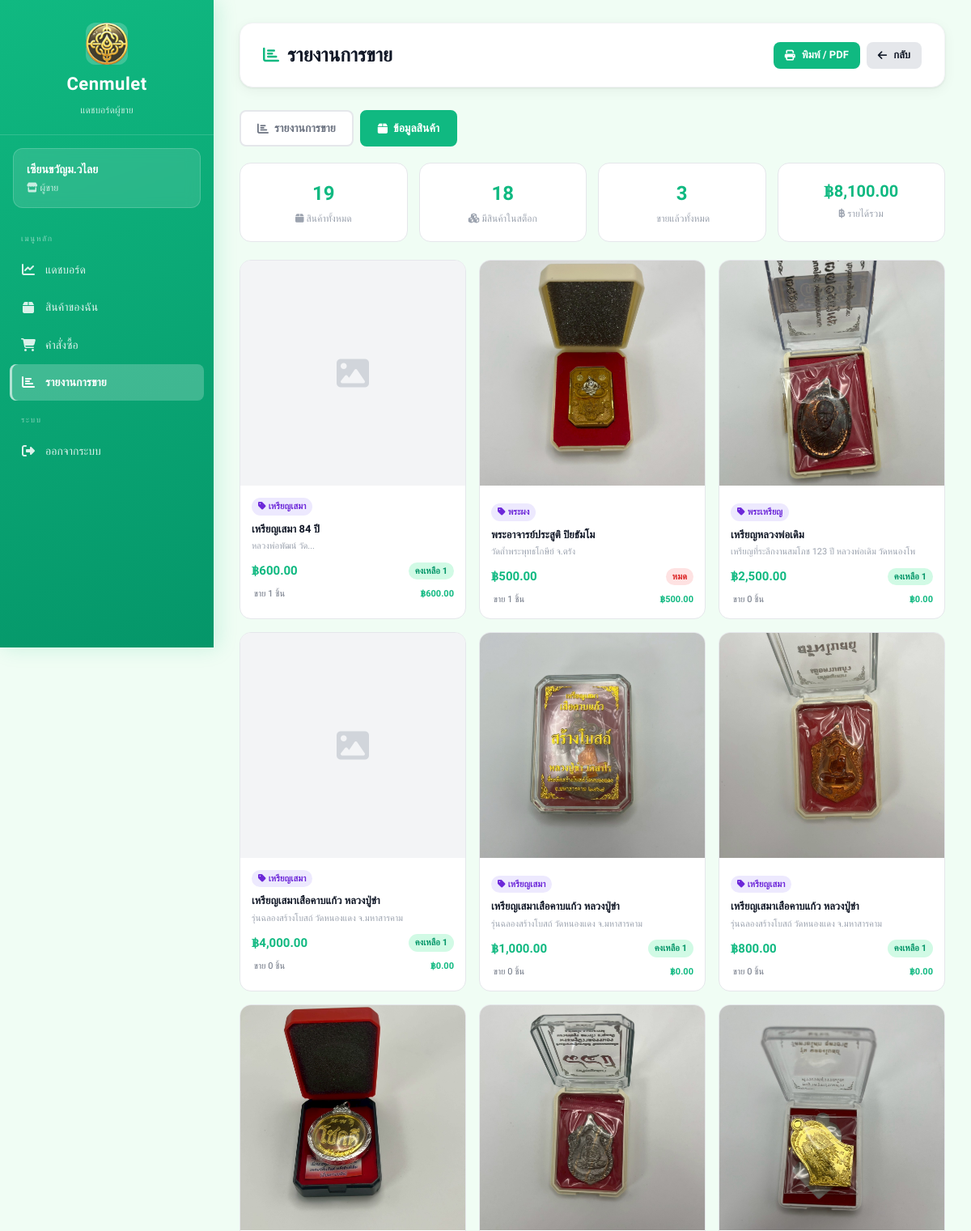
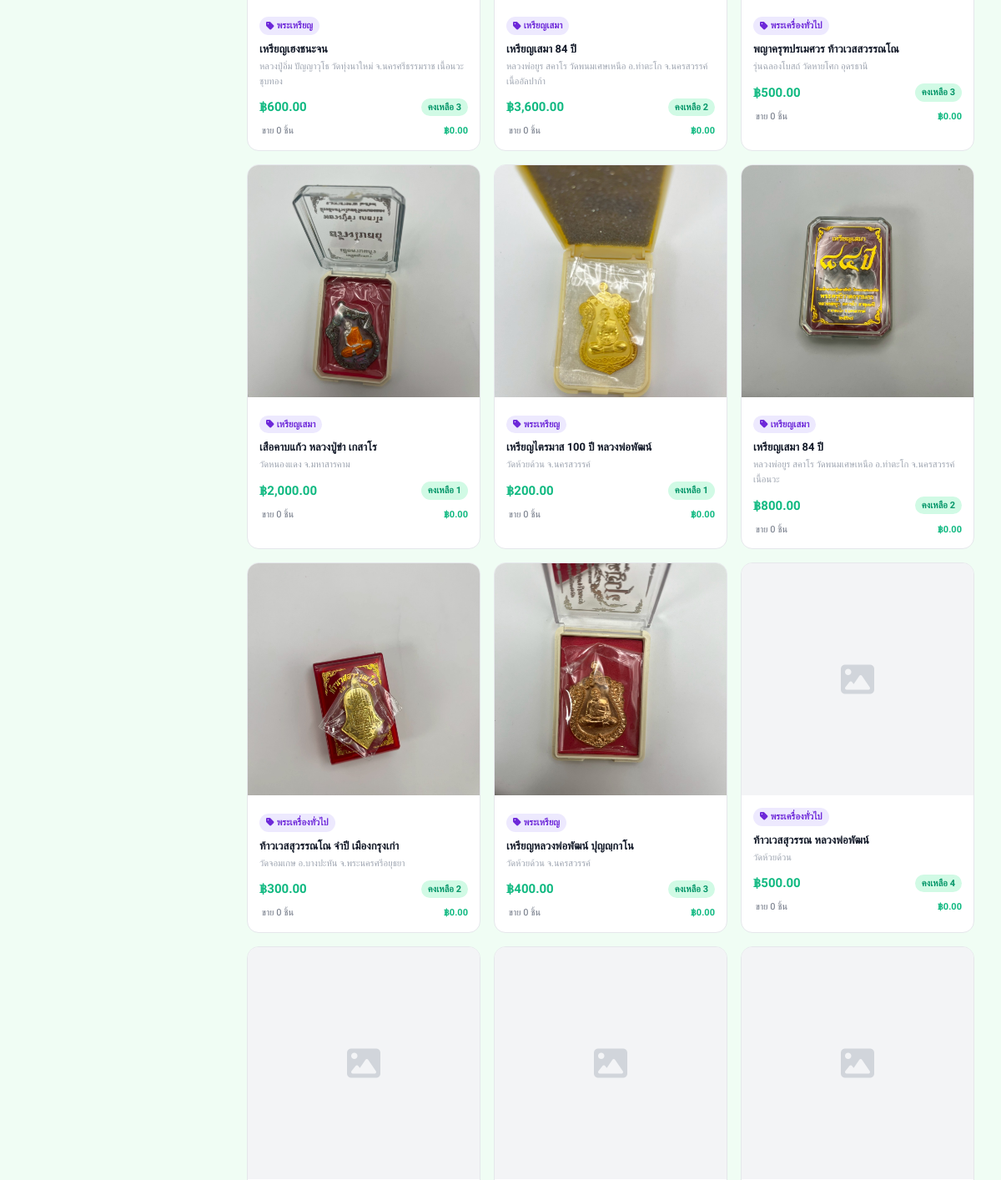
/views/seller/report.php?view=products (signed in, upper part), run on an earlier commit of the app's database (2 pictures, top to bottom).
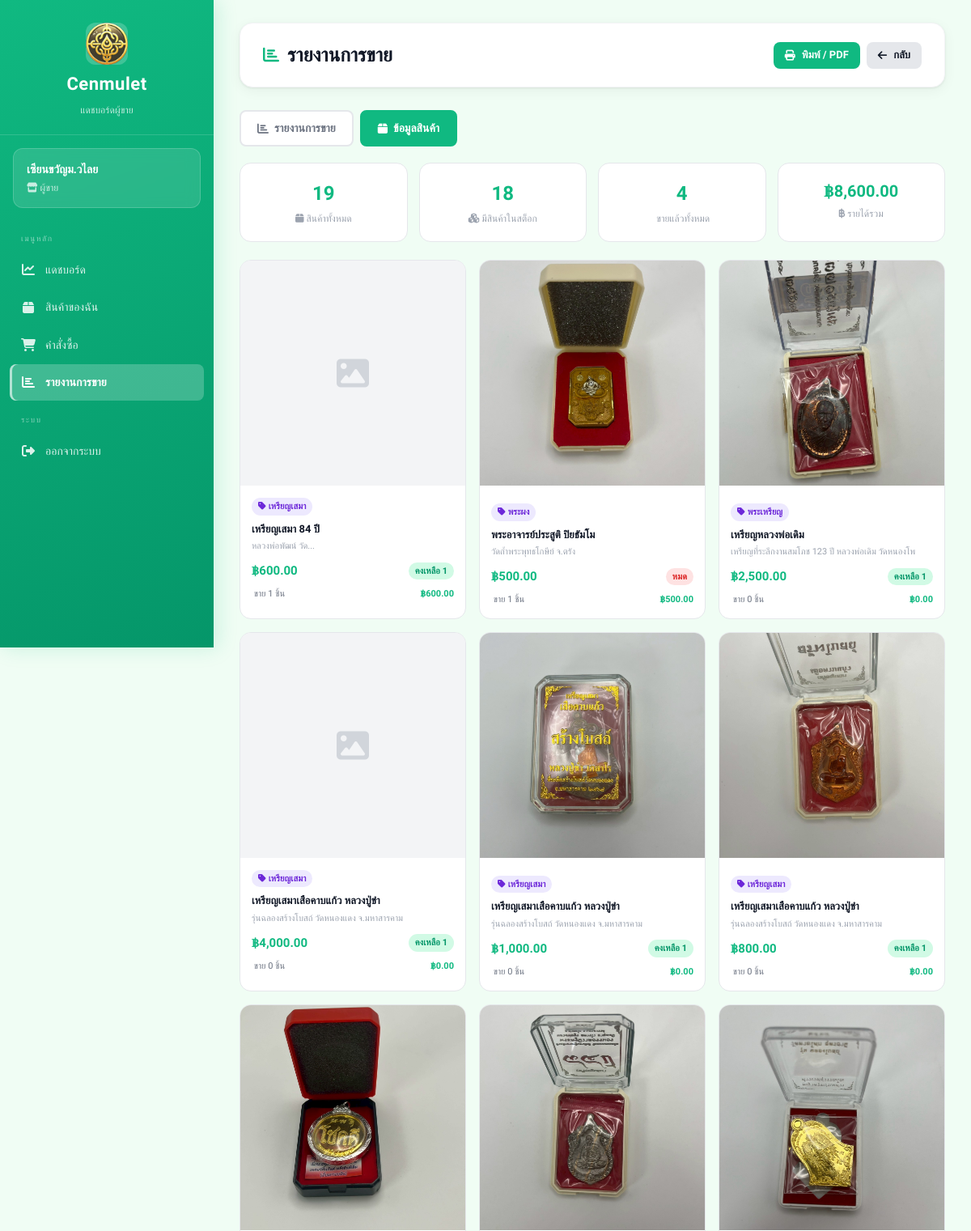
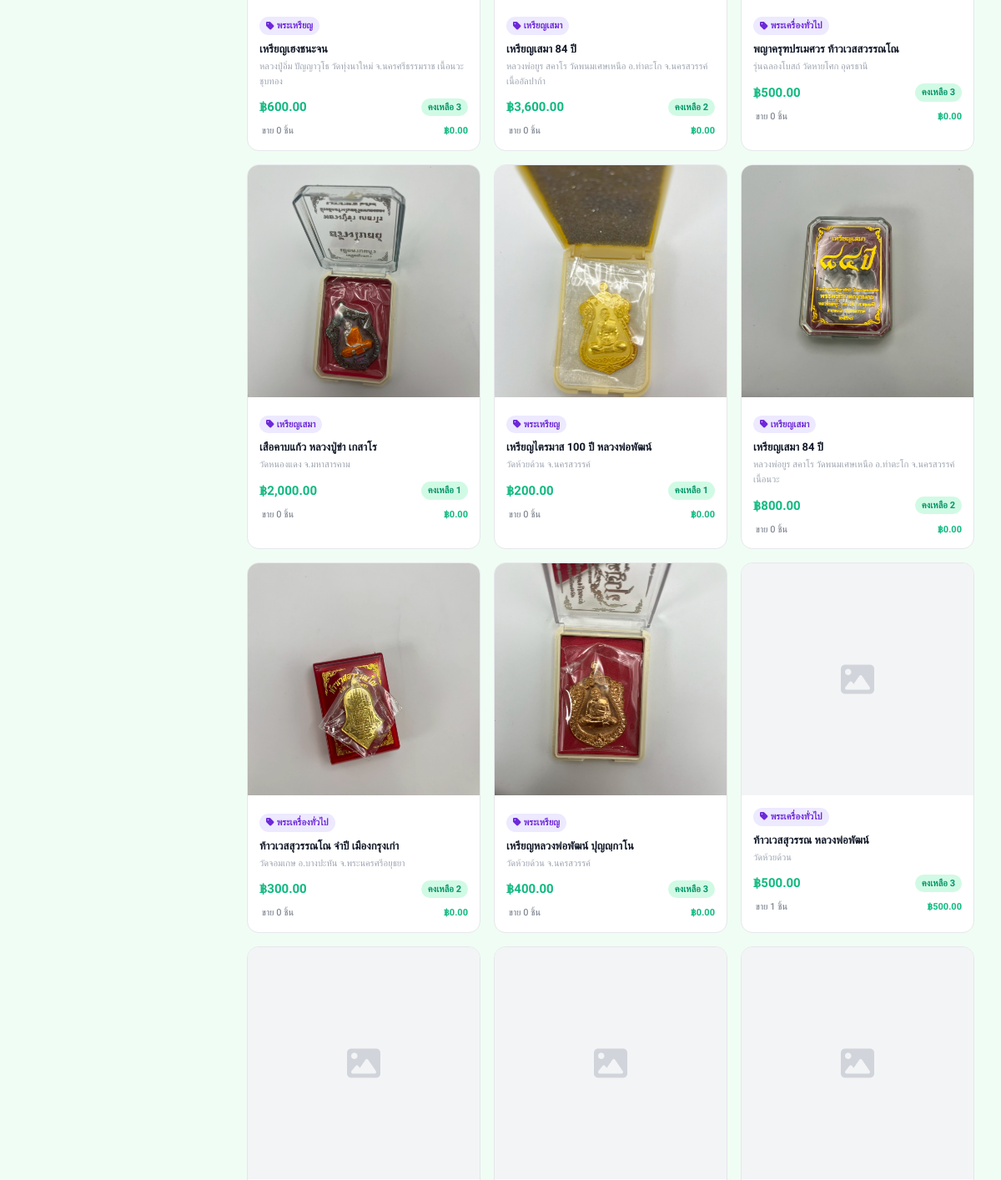
And on a later commit of the database (2 pictures, top to bottom).
### tables this page shows
CREATE TABLE sellers (
    id INTEGER PRIMARY KEY AUTOINCREMENT,
    fullname TEXT,
    store_name TEXT,
    username TEXT UNIQUE,
    password TEXT,
    address TEXT,
    img_store TEXT,
    tel TEXT,
    pay_contax TEXT,
    id_per TEXT,
    img_per TEXT,

    status TEXT DEFAULT 'pending',
    reject_reason TEXT,
    reviewed_at DATETIME
, pay_bank TEXT);

CREATE TABLE amulets (
    id INTEGER PRIMARY KEY AUTOINCREMENT,
    amulet_name TEXT,
    source TEXT,
    quantity INTEGER,
    price REAL,
    image TEXT,
    sellerId INTEGER,
    categoryId INTEGER,
    FOREIGN KEY (sellerId) REFERENCES sellers(id),
    FOREIGN KEY (categoryId) REFERENCES categories(id)
);

### views/seller/report.php (the view, shortened to what this page needs)
<?php
require_once __DIR__ . "/../../config/db.php";
$seller_id = $_SESSION['user_id'];
$stmt = $db->prepare("SELECT * FROM sellers WHERE id = :id");
$stmt->execute([':id' => $seller_id]);
$seller = $stmt->fetch(PDO::FETCH_ASSOC);
$view = $_GET['view'] ?? 'sales';
if ($view === 'products') {
    $prod_stmt = $db->prepare("
        SELECT
            a.id,
            a.amulet_name,
            a.source,
            a.price,
            a.quantity,
            c.category_name,
            COALESCE(
                (SELECT ai.image FROM amulet_images ai
                 WHERE ai.amulet_id = a.id
                 ORDER BY ai.sort_order ASC LIMIT 1),
                a.image
            ) AS main_image,
            COALESCE(SUM(oi.quantity), 0)              AS total_sold,
            COALESCE(SUM(oi.quantity * oi.price), 0)   AS revenue
        FROM amulets a
        LEFT JOIN categories c   ON a.categoryId  = c.id
        LEFT JOIN order_items oi ON a.id = oi.amulet_id
        LEFT JOIN orders o       ON oi.order_id = o.id AND o.status = 'completed'
        WHERE a.sellerId = :sid
        GROUP BY a.id
        ORDER BY a.id DESC
    ");
    $prod_stmt->execute([':sid' => $seller_id]);
    $products = $prod_stmt->fetchAll(PDO::FETCH_ASSOC);
    $total_products = count($products);
    $in_stock       = count(array_filter($products, function($p) { return $p['quantity'] > 0; }));
    $total_sold_all = array_sum(array_column($products, 'total_sold'));
    $total_revenue  = array_sum(array_column($products, 'revenue'));
}
?>
<!DOCTYPE html>
<html lang="th">
<head>
    <link rel="stylesheet" href="/public/css/dashboard.css">
    <link rel="stylesheet" href="https://cdnjs.cloudflare.com/ajax/libs/font-awesome/6.5.1/css/all.min.css">
</head>
<body>
<div class="dashboard-container">
    <aside class="sidebar">
        <div class="sidebar-header">
            <img src="/public/images/image.png" alt="">
            <h2>Cenmulet</h2>
            <p>แดชบอร์ดผู้ขาย</p>
        </div>
        <div class="sidebar-user">
            <h3><?php echo htmlspecialchars($seller['store_name']); ?></h3>
            <p><i class="fa-solid fa-store"></i> ผู้ขาย</p>
        </div>
        <ul class="sidebar-menu">
            <li class="menu-sep">เมนูหลัก</li>
            <li><a href="/views/seller/dashboard.php"><i class="fa-solid fa-chart-line"></i> แดชบอร์ด</a></li>
            <li><a href="/views/seller/products.php"><i class="fa-solid fa-box"></i> สินค้าของฉัน</a></li>
            <li><a href="/views/seller/orders.php"><i class="fa-solid fa-shopping-cart"></i> คำสั่งซื้อ</a></li>
            <li><a href="/views/seller/report.php" class="active"><i class="fa-solid fa-chart-bar"></i> รายงานการขาย</a></li>
            <li class="menu-sep">ระบบ</li>
            <li><a href="/auth/logout.php"><i class="fa-solid fa-right-from-bracket"></i> ออกจากระบบ</a></li>
        </ul>
    </aside>
    <main class="main-content">
        <div class="top-bar no-print">
            <h1><i class="fa-solid fa-chart-bar"></i> รายงานการขาย</h1>
            <div style="display:flex;gap:8px">
                <button onclick="window.print()" class="btn btn-primary btn-sm">
                    <i class="fa-solid fa-print"></i> พิมพ์ / PDF
                </button>
                <a href="/views/seller/orders.php" class="btn btn-secondary btn-sm">
                    <i class="fa-solid fa-arrow-left"></i> กลับ
                </a>
            </div>
        </div>
        <div class="view-tabs no-print">
            <a href="?view=sales"
               class="view-tab <?php echo $view === 'sales' ? 'active' : ''; ?>">
                <i class="fa-solid fa-chart-bar"></i> รายงานการขาย
            </a>
            <a href="?view=products"
               class="view-tab <?php echo $view === 'products' ? 'active' : ''; ?>">
                <i class="fa-solid fa-box"></i> ข้อมูลสินค้า
            </a>
        </div>
        <?php if ($view === 'products'): ?>
        <div class="summary-row">
            <div class="summary-box">
                <div class="s-val"><?php echo number_format($total_products); ?></div>
                <div class="s-lbl"><i class="fa-solid fa-box"></i> สินค้าทั้งหมด</div>
            </div>
            <div class="summary-box">
                <div class="s-val"><?php echo number_format($in_stock); ?></div>
                <div class="s-lbl"><i class="fa-solid fa-cubes"></i> มีสินค้าในสต็อก</div>
            </div>
            <div class="summary-box">
                <div class="s-val"><?php echo number_format($total_sold_all); ?></div>
                <div class="s-lbl"><i class="fa-solid fa-cart-check"></i> ขายแล้วทั้งหมด</div>
            </div>
            <div class="summary-box">
                <div class="s-val" style="font-size:20px">฿<?php echo number_format($total_revenue, 2); ?></div>
                <div class="s-lbl"><i class="fa-solid fa-baht-sign"></i> รายได้รวม</div>
            </div>
        </div>
        <?php if (count($products) > 0): ?>
        <div class="products-grid no-print">
            <?php foreach ($products as $p): ?>
            <div class="prod-card">
                <?php if (!empty($p['main_image'])): ?>
                    <img class="prod-img"
                         src="/uploads/amulets/<?php echo htmlspecialchars($p['main_image']); ?>"
                         alt="<?php echo htmlspecialchars($p['amulet_name']); ?>"
                         onerror="this.style.display='none';this.nextElementSibling.style.display='flex'">
                    <div class="prod-img-ph" style="display:none"><i class="fa-solid fa-image"></i></div>
                <?php else: ?>
                    <div class="prod-img-ph"><i class="fa-solid fa-image"></i></div>
                <?php endif; ?>
                <div class="prod-body">
                    <?php if (!empty($p['category_name'])): ?>
                    <span class="cat-tag"><i class="fa-solid fa-tag"></i> <?php echo htmlspecialchars($p['category_name']); ?></span>
                    <?php endif; ?>
                    <div class="prod-name"><?php echo htmlspecialchars($p['amulet_name']); ?></div>
                    <div class="prod-source"><?php echo htmlspecialchars($p['source'] ?? ''); ?></div>
                    <div class="prod-meta">
                        <span class="prod-price">฿<?php echo number_format($p['price'], 2); ?></span>
                        <span class="<?php echo $p['quantity'] > 0 ? 'qty-ok' : 'qty-none'; ?>">
                            <?php echo $p['quantity'] > 0 ? 'คงเหลือ ' . number_format($p['quantity']) : 'หมด'; ?>
                        </span>
                    </div>
                    <div class="sold-info">
                        <span><i class="fa-solid fa-cart-check"></i> ขาย <?php echo number_format($p['total_sold']); ?> ชิ้น</span>
                        <span style="color:#10b981;font-weight:600">฿<?php echo number_format($p['revenue'], 2); ?></span>
                    </div>
                </div>
            </div>
            <?php endforeach; ?>
        </div>
        <?php endif; ?>
        <?php endif; ?>
    </main>
</div>
</body>
</html>

### public/css/dashboard.css (style rules this page uses)
:root { --primary: #10b981; --primary-dark: #059669; --primary-light: #d1fae5; --admin-primary: #6366f1; --admin-primary-dark: #4f46e5; --bg: #f0fdf4; --bg-admin: #f5f3ff; --white: #ffffff; --border: #e5e7eb; --border-light: #f3f4f6; --text-primary: #111827; --text-secondary:#6b7280; --text-muted: #9ca3af; --success: #10b981; --success-bg: #d1fae5; --warning: #f59e0b; --warning-bg: #fef3c7; --danger: #ef4444; --danger-bg: #fee2e2; --info: #3b82f6; --info-bg: #dbeafe; --sidebar-w: 264px; --radius-sm: 8px; --radius: 12px; --radius-lg: 16px; --shadow: 0 1px 3px rgba(0,0,0,.07), 0 4px 16px rgba(0,0,0,.05); --shadow-md: 0 4px 12px rgba(0,0,0,.10), 0 8px 32px rgba(0,0,0,.06); --transition: all .25s ease; }
*, *::before, *::after { margin: 0; padding: 0; box-sizing: border-box; }
html { scroll-behavior: smooth; }
body { font-family: 'Sarabun', 'Kanit', sans-serif; background: var(--bg); color: var(--text-primary); font-size: 15px; line-height: 1.6; }
.dashboard-container { display: flex; min-height: 100vh; }
.sidebar { width: var(--sidebar-w); background: linear-gradient(160deg, var(--primary) 0%, var(--primary-dark) 100%); color: #fff; padding: 0; position: fixed; top: 0; left: 0; height: 100vh; overflow-y: auto; display: flex; flex-direction: column; z-index: 100; box-shadow: 4px 0 24px rgba(16,185,129,.18); }
.sidebar-header { padding: 28px 24px 20px; border-bottom: 1px solid rgba(255,255,255,.15); display: flex; flex-direction: column; align-items: center; gap: 6px; }
.sidebar-header img { width: 52px; height: 52px; border-radius: 12px; object-fit: cover; background: rgba(255,255,255,.2); }
.sidebar-header h2 { font-size: 22px; font-weight: 700; letter-spacing: .5px; }
.sidebar-header p { font-size: 12px; opacity: .75; }
.sidebar-user { margin: 16px 16px 8px; background: rgba(255,255,255,.12); border: 1px solid rgba(255,255,255,.18); border-radius: var(--radius); padding: 14px 16px; backdrop-filter: blur(8px); }
.sidebar-user h3 { font-size: 14px; font-weight: 600; margin-bottom: 2px; }
.sidebar-user p { font-size: 12px; opacity: .75; }
.sidebar-menu { list-style: none; padding: 8px 12px; flex: 1; }
.sidebar-menu li { margin-bottom: 2px; }
.sidebar-menu a { display: flex; align-items: center; gap: 12px; padding: 11px 14px; color: rgba(255,255,255,.85); text-decoration: none; border-radius: var(--radius-sm); font-size: 14px; font-weight: 500; transition: var(--transition); position: relative; }
.sidebar-menu a i { font-size: 16px; width: 18px; text-align: center; }
.sidebar-menu a.active { background: rgba(255,255,255,.22); color: #fff; font-weight: 600; box-shadow: inset 3px 0 0 rgba(255,255,255,.6); }
.sidebar-menu .menu-sep { font-size: 10px; text-transform: uppercase; letter-spacing: 1.5px; opacity: .5; padding: 14px 14px 6px; }
.main-content { margin-left: var(--sidebar-w); flex: 1; padding: 28px 32px; min-width: 0; }
.top-bar { background: var(--white); padding: 20px 28px; border-radius: var(--radius-lg); box-shadow: var(--shadow); margin-bottom: 28px; display: flex; justify-content: space-between; align-items: center; border: 1px solid var(--border-light); }
.top-bar h1 { font-size: 24px; font-weight: 700; color: var(--text-primary); display: flex; align-items: center; gap: 10px; }
.top-bar h1 i { color: var(--primary); font-size: 20px; }
.btn { display: inline-flex; align-items: center; gap: 8px; padding: 10px 20px; border-radius: var(--radius-sm); font-size: 14px; font-weight: 600; font-family: inherit; text-decoration: none; cursor: pointer; border: none; transition: var(--transition); white-space: nowrap; }
.btn-primary { background: var(--primary); color: #fff; }
.btn-secondary { background: var(--border); color: var(--text-primary); }
.btn-sm { padding: 6px 14px; font-size: 13px; }

What changed in the data, as far as the page shows it:
changed amulets "ท้าวเวสสุวรรณ หลวงพ่อพัฒน์": quantity "4" → "3"; total_sold "0" → "1"; revenue "0.00" → "500.00"
Also different on the page:
$total_sold_all: "3" → "4"
$total_revenue: "8,100.00" → "8,600.00"
